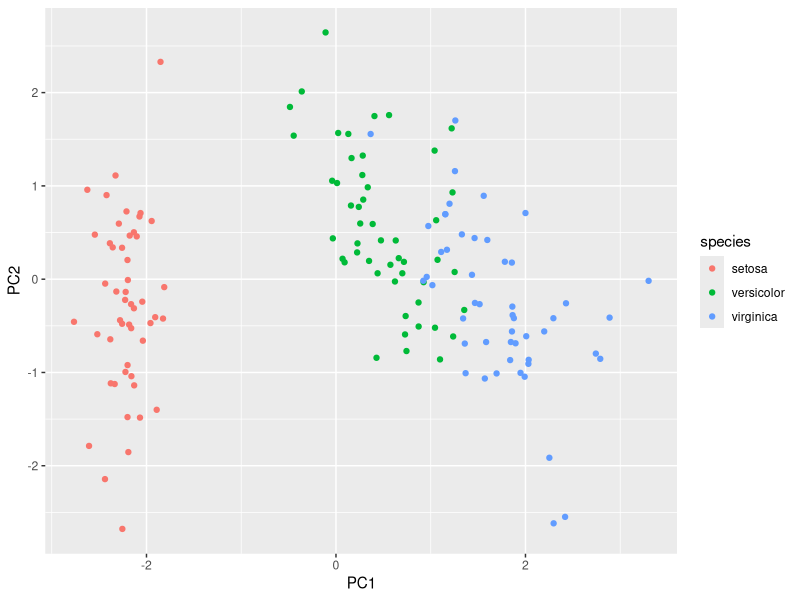

This chart was generated by the following R code:
#principal component analysis ####
library(tidyverse)
head(iris)

iris_num <- select(iris, -Species)
pcas <- prcomp(iris_num, scale = T)
summary(pcas)
pcas$rotation

pcas$x

pca_vals <- as.data.frame(pcas$x)
pca_vals$species <- iris$Species

ggplot(pca_vals, aes(PC1, PC2, color = species)) +
  geom_point()

pca_vals


